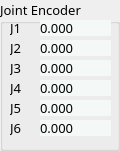
   <widget class="QGroupBox" name="groupBox_4">
    <property name="geometry">
     <rect>
      <x>260</x>
      <y>210</y>
      <width>120</width>
      <height>151</height>
     </rect>
    </property>
    <property name="font">
     <font>
      <family>나눔스퀘어 네오 Heavy</family>
      <pointsize>10</pointsize>
     </font>
    </property>
    <property name="title">
     <string>Joint Encoder</string>
    </property>
    <widget class="QLabel" name="label_14">
     <property name="geometry">
      <rect>
       <x>10</x>
       <y>120</y>
       <width>21</width>
       <height>16</height>
      </rect>
     </property>
     <property name="font">
      <font>
       <family>나눔스퀘어 네오 Regular</family>
      </font>
     </property>
     <property name="text">
      <string>J6</string>
     </property>
    </widget>
    <widget class="QLabel" name="JNT_ENC_2">
     <property name="geometry">
      <rect>
       <x>40</x>
       <y>40</y>
       <width>71</width>
       <height>16</height>
      </rect>
     </property>
     <property name="font">
      <font>
       <family>나눔스퀘어 네오 Regular</family>
      </font>
     </property>
     <property name="styleSheet">
      <string notr="true">border-radius: 10px;
background-color: rgb(244, 248, 247);</string>
     </property>
     <property name="text">
      <string>0.000</string>
     </property>
     <property name="alignment">
      <set>Qt::AlignLeading|Qt::AlignLeft|Qt::AlignVCenter</set>
     </property>
    </widget>
    <widget class="QLabel" name="JNT_ENC_6">
     <property name="geometry">
      <rect>
       <x>40</x>
       <y>120</y>
       <width>71</width>
       <height>16</height>
      </rect>
     </property>
     <property name="font">
      <font>
       <family>나눔스퀘어 네오 Regular</family>
      </font>
     </property>
     <property name="styleSheet">
      <string notr="true">border-radius: 10px;
background-color: rgb(244, 248, 247);</string>
     </property>
     <property name="text">
      <string>0.000</string>
     </property>
     <property name="alignment">
      <set>Qt::AlignLeading|Qt::AlignLeft|Qt::AlignVCenter</set>
     </property>
    </widget>
    <widget class="QLabel" name="label_15">
     <property name="geometry">
      <rect>
       <x>10</x>
       <y>20</y>
       <width>21</width>
       <height>16</height>
      </rect>
     </property>
     <property name="font">
      <font>
       <family>나눔스퀘어 네오 Regular</family>
      </font>
     </property>
     <property name="text">
      <string>J1</string>
     </property>
    </widget>
    <widget class="QLabel" name="label_16">
     <property name="geometry">
      <rect>
       <x>10</x>
       <y>100</y>
       <width>21</width>
       <height>16</height>
      </rect>
     </property>
     <property name="font">
      <font>
       <family>나눔스퀘어 네오 Regular</family>
      </font>
     </property>
     <property name="text">
      <string>J5</string>
     </property>
    </widget>
    <widget class="QLabel" name="JNT_ENC_1">
     <property name="geometry">
      <rect>
       <x>40</x>
       <y>20</y>
       <width>71</width>
       <height>16</height>
      </rect>
     </property>
     <property name="font">
      <font>
       <family>나눔스퀘어 네오 Regular</family>
      </font>
     </property>
     <property name="styleSheet">
      <string notr="true">border-radius: 10px;
background-color: rgb(244, 248, 247);</string>
     </property>
     <property name="text">
      <string>0.000</string>
     </property>
     <property name="alignment">
      <set>Qt::AlignLeading|Qt::AlignLeft|Qt::AlignVCenter</set>
     </property>
    </widget>
    <widget class="QLabel" name="label_17">
     <property name="geometry">
      <rect>
       <x>10</x>
       <y>80</y>
       <width>21</width>
       <height>16</height>
      </rect>
     </property>
     <property name="font">
      <font>
       <family>나눔스퀘어 네오 Regular</family>
      </font>
     </property>
     <property name="text">
      <string>J4</string>
     </property>
    </widget>
    <widget class="QLabel" name="label_18">
     <property name="geometry">
      <rect>
       <x>10</x>
       <y>60</y>
       <width>21</width>
       <height>16</height>
      </rect>
     </property>
     <property name="font">
      <font>
       <family>나눔스퀘어 네오 Regular</family>
      </font>
     </property>
     <property name="text">
      <string>J3</string>
     </property>
    </widget>
    <widget class="QLabel" name="JNT_ENC_3">
     <property name="geometry">
      <rect>
       <x>40</x>
       <y>60</y>
       <width>71</width>
       <height>16</height>
      </rect>
     </property>
     <property name="font">
      <font>
       <family>나눔스퀘어 네오 Regular</family>
      </font>
     </property>
     <property name="styleSheet">
      <string notr="true">border-radius: 10px;
background-color: rgb(244, 248, 247);</string>
     </property>
     <property name="text">
      <string>0.000</string>
     </property>
     <property name="alignment">
      <set>Qt::AlignLeading|Qt::AlignLeft|Qt::AlignVCenter</set>
     </property>
    </widget>
    <widget class="QLabel" name="JNT_ENC_4">
     <property name="geometry">
      <rect>
       <x>40</x>
       <y>80</y>
       <width>71</width>
       <height>16</height>
      </rect>
     </property>
     <property name="font">
      <font>
       <family>나눔스퀘어 네오 Regular</family>
      </font>
     </property>
     <property name="styleSheet">
      <string notr="true">border-radius: 10px;
background-color: rgb(244, 248, 247);</string>
     </property>
     <property name="text">
      <string>0.000</string>
     </property>
     <property name="alignment">
      <set>Qt::AlignLeading|Qt::AlignLeft|Qt::AlignVCenter</set>
     </property>
    </widget>
    <widget class="QLabel" name="label_19">
     <property name="geometry">
      <rect>
       <x>10</x>
       <y>40</y>
       <width>21</width>
       <height>16</height>
      </rect>
     </property>
     <property name="font">
      <font>
       <family>나눔스퀘어 네오 Regular</family>
      </font>
     </property>
     <property name="text">
      <string>J2</string>
     </property>
    </widget>
    <widget class="QLabel" name="JNT_ENC_5">
     <property name="geometry">
      <rect>
       <x>40</x>
       <y>100</y>
       <width>71</width>
       <height>16</height>
      </rect>
     </property>
     <property name="font">
      <font>
       <family>나눔스퀘어 네오 Regular</family>
      </font>
     </property>
     <property name="styleSheet">
      <string notr="true">border-radius: 10px;
background-color: rgb(244, 248, 247);</string>
     </property>
     <property name="text">
      <string>0.000</string>
     </property>
     <property name="alignment">
      <set>Qt::AlignLeading|Qt::AlignLeft|Qt::AlignVCenter</set>
     </property>
    </widget>
   </widget>
